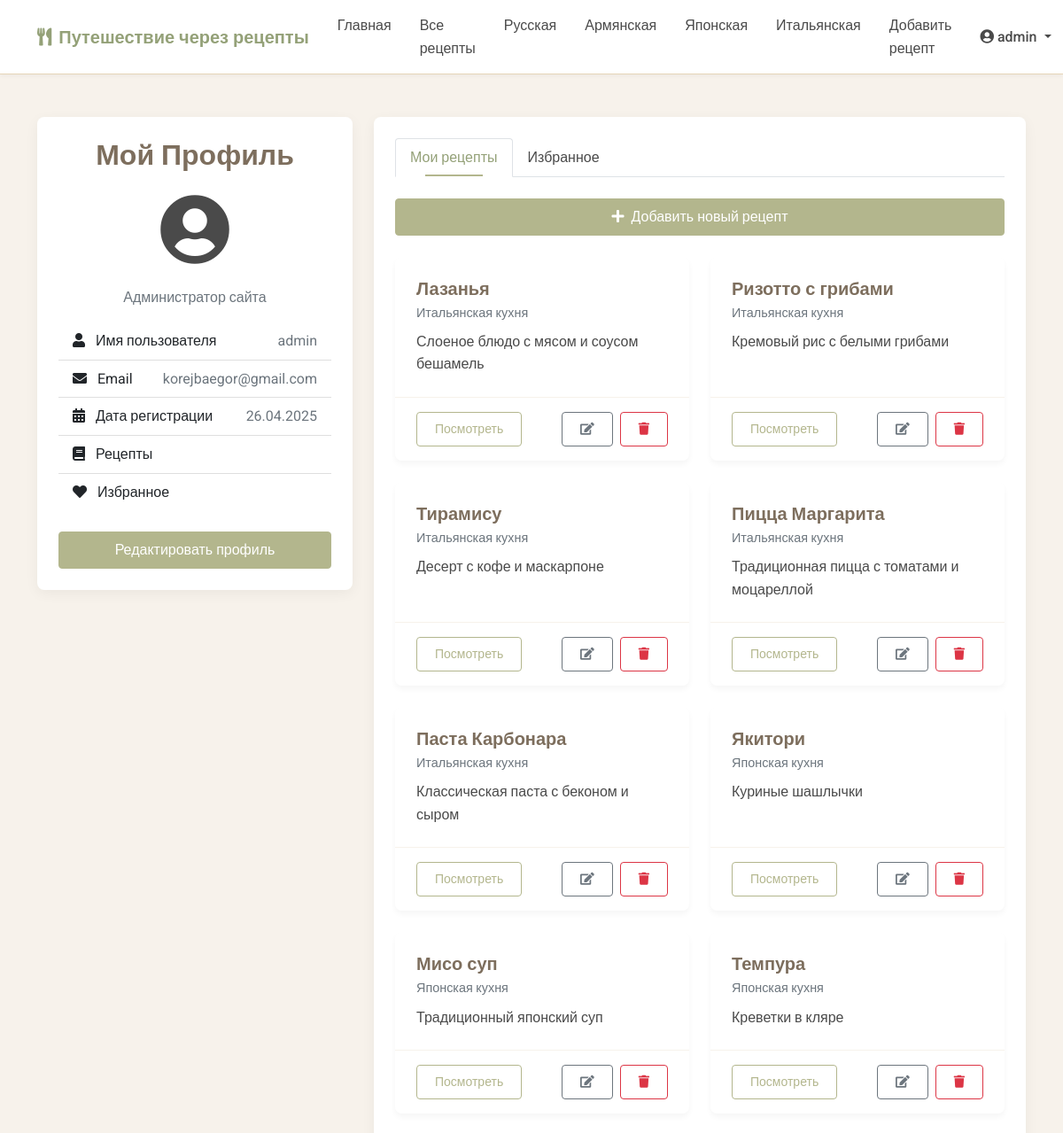
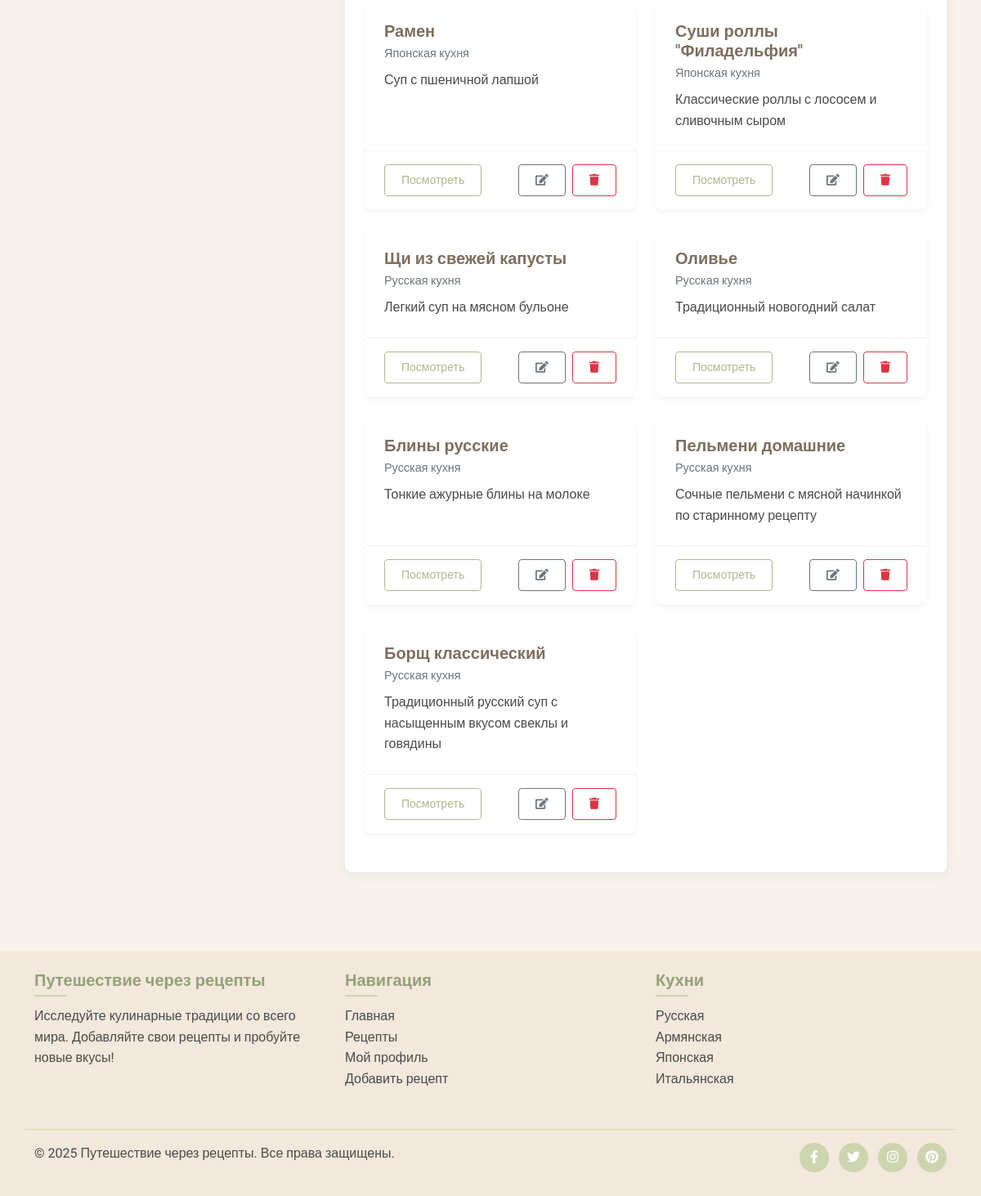
The app's page /profile (signed in) with its own data (2 pictures, top to bottom).
### models.py (models this page shows, shortened)
class Cuisine(db.Model):
    id = db.Column(db.Integer, primary_key=True)
    name = db.Column(db.String(64), unique=True, nullable=False)
    description = db.Column(db.Text)
    recipes = db.relationship('Recipe', backref='cuisine', lazy='dynamic')

class User(UserMixin, db.Model):
    id = db.Column(db.Integer, primary_key=True)
    username = db.Column(db.String(64), unique=True, nullable=False)
    email = db.Column(db.String(120), unique=True, nullable=False)
    password_hash = db.Column(db.String(256), nullable=False)
    is_admin = db.Column(db.Boolean, default=False)
    date_joined = db.Column(db.DateTime, default=datetime.utcnow)
    avatar = db.Column(db.String(256), default='default_avatar.png')  # URL или путь к аватарке пользователя
    bio = db.Column(db.Text, nullable=True)  # Биография пользователя
    recipes = db.relationship('Recipe', backref='author', lazy='dynamic', cascade='all, delete-orphan')
    favorites = db.relationship('Favorite', backref='user', lazy='dynamic', cascade='all, delete-orphan')
    comments = db.relationship('Comment', backref='author', lazy='dynamic', cascade='all, delete-orphan')
    ratings = db.relationship('Rating', backref='user', lazy='dynamic', cascade='all, delete-orphan')

class Recipe(db.Model):
    id = db.Column(db.Integer, primary_key=True)
    title = db.Column(db.String(128), nullable=False)
    description = db.Column(db.Text)
    ingredients = db.Column(db.Text, nullable=False)
    instructions = db.Column(db.Text, nullable=False)
    prep_time = db.Column(db.Integer)  # в минутах
    cook_time = db.Column(db.Integer)  # в минутах
    servings = db.Column(db.Integer)
    difficulty = db.Column(db.String(20))  # Легкий, Средний, Сложный
    created_at = db.Column(db.DateTime, default=datetime.utcnow)
    updated_at = db.Column(db.DateTime, default=datetime.utcnow, onupdate=datetime.utcnow)
    user_id = db.Column(db.Integer, db.ForeignKey('user.id'))
    cuisine_id = db.Column(db.Integer, db.ForeignKey('cuisine.id'))
    image_url = db.Column(db.String(1024))  # Добавляем поле для URL изображения
    favorites = db.relationship('Favorite', backref='recipe', lazy='dynamic', cascade='all, delete-orphan')
    comments = db.relationship('Comment', backref='recipe', lazy='dynamic', cascade='all, delete-orphan')
    ratings = db.relationship('Rating', backref='recipe', lazy='dynamic', cascade='all, delete-orphan')
    photos = db.relationship('RecipePhoto', backref='recipe', lazy='dynamic', cascade='all, delete-orphan')

### routes.py (the view, shortened to what this page needs)
@app.route('/profile', methods=['GET', 'POST'])
@login_required
def profile():
    form = ProfileForm(obj=current_user)
    user_recipes = Recipe.query.filter_by(user_id=current_user.id).order_by(Recipe.created_at.desc()).all()
    favorite_ids = [fav.recipe_id for fav in Favorite.query.filter_by(user_id=current_user.id).all()]
    favorite_recipes = Recipe.query.filter(Recipe.id.in_(favorite_ids)).all() if favorite_ids else []
    return render_template('profile.html', form=form, user_recipes=user_recipes, favorite_recipes=favorite_recipes)

### templates/profile.html (shortened to what this page needs)
{% extends 'base.html' %}
{% block content %}
<div class="container py-5">
    <div class="row">
        <div class="col-md-4 mb-4">
            <div class="card shadow-custom">
                <div class="card-body">
                    <h2 class="card-title text-center mb-4">Мой Профиль</h2>
                    <div class="text-center mb-4">
                        {% if current_user.avatar and current_user.avatar != 'default_avatar.png' %}
                            <img src="{{ current_user.avatar }}" alt="{{ current_user.username }}" class="rounded-circle mb-3" style="width: 120px; height: 120px; object-fit: cover;">
                        {% else %}
                            <i class="fas fa-user-circle fa-5x text-accent"></i>
                        {% endif %}
                    </div>
                    {% if current_user.bio %}
                        <div class="mb-3 text-center">
                            <p class="text-muted font-italic">{{ current_user.bio }}</p>
                        </div>
                    {% endif %}
                    <ul class="list-group list-group-flush mb-4">
                        <li class="list-group-item d-flex justify-content-between align-items-center">
                            <span><i class="fas fa-user me-2 text-accent"></i> Имя пользователя</span>
                            <span class="text-muted">{{ current_user.username }}</span>
                        </li>
                        <li class="list-group-item d-flex justify-content-between align-items-center">
                            <span><i class="fas fa-envelope me-2 text-accent"></i> Email</span>
                            <span class="text-muted">{{ current_user.email }}</span>
                        </li>
                        <li class="list-group-item d-flex justify-content-between align-items-center">
                            <span><i class="fas fa-calendar-alt me-2 text-accent"></i> Дата регистрации</span>
                            <span class="text-muted">{{ current_user.date_joined.strftime('%d.%m.%Y') }}</span>
                        </li>
                        <li class="list-group-item d-flex justify-content-between align-items-center">
                            <span><i class="fas fa-book me-2 text-accent"></i> Рецепты</span>
                            <span class="badge bg-accent rounded-pill">{{ user_recipes|length }}</span>
                        </li>
                        <li class="list-group-item d-flex justify-content-between align-items-center">
                            <span><i class="fas fa-heart me-2 text-accent"></i> Избранное</span>
                            <span class="badge bg-accent rounded-pill">{{ favorite_recipes|length }}</span>
                        </li>
                    </ul>
                    <button class="btn btn-primary w-100" data-bs-toggle="modal" data-bs-target="#editProfileModal">
                        Редактировать профиль
                    </button>
                </div>
            </div>
        </div>
        <div class="col-md-8">
            <div class="card shadow-custom">
                <div class="card-body">
                    <ul class="nav nav-tabs mb-4" id="profileTabs" role="tablist">
                        <li class="nav-item" role="presentation">
                            <button class="nav-link active" id="recipes-tab" data-bs-toggle="tab" data-bs-target="#recipes" type="button" role="tab" aria-controls="recipes" aria-selected="true">
                                Мои рецепты
                            </button>
                        </li>
                        <li class="nav-item" role="presentation">
                            <button class="nav-link" id="favorites-tab" data-bs-toggle="tab" data-bs-target="#favorites" type="button" role="tab" aria-controls="favorites" aria-selected="false">
                                Избранное
                            </button>
                        </li>
                    </ul>
                    <div class="tab-content" id="profileTabsContent">
                        <div class="tab-pane fade show active" id="recipes" role="tabpanel" aria-labelledby="recipes-tab">
                            {% if user_recipes %}
                                <div class="d-grid gap-3 mb-4">
                                    <a href="{{ url_for('add_recipe') }}" class="btn btn-primary">
                                        <i class="fas fa-plus me-2"></i>Добавить новый рецепт
                                    </a>
                                </div>
                                <div class="row">
                                    {% for recipe in user_recipes %}
                                        <div class="col-md-6 mb-4">
                                            <div class="card h-100">
                                                <div class="card-body">
                                                    <h5 class="card-title">{{ recipe.title }}</h5>
                                                    <p class="card-subtitle mb-2 text-muted">{{ recipe.cuisine.name }} кухня</p>
                                                    <p class="card-text">{{ recipe.description[:100] }}{% if recipe.description|length > 100 %}...{% endif %}</p>
                                                </div>
                                                <div class="card-footer bg-white">
                                                    <div class="d-flex justify-content-between align-items-center">
                                                        <a href="{{ url_for('recipe_detail', recipe_id=recipe.id) }}" class="btn btn-sm btn-outline-primary">Посмотреть</a>
                                                        <div>
                                                            <a href="{{ url_for('edit_recipe', recipe_id=recipe.id) }}" class="btn btn-sm btn-outline-secondary me-1">
                                                                <i class="fas fa-edit"></i>
                                                            </a>
                                                            <form action="{{ url_for('delete_recipe', recipe_id=recipe.id) }}" method="POST" class="d-inline" id="delete-recipe-form">
                                                                <button type="submit" class="btn btn-sm btn-outline-danger">
                                                                    <i class="fas fa-trash"></i>
                                                                </button>
                                                            </form>
                                                        </div>
                                                    </div>
                                                </div>
                                            </div>
                                        </div>
                                    {% endfor %}
                                </div>
                            {% endif %}
                        </div>
                    </div>
                </div>
            </div>
        </div>
    </div>
</div>
{% endblock %}

### templates/base.html (shortened to what this page needs)
<!DOCTYPE html>
<html lang="ru">
<head>
    <link href="https://cdn.jsdelivr.net/npm/bootstrap@5.1.3/dist/css/bootstrap.min.css" rel="stylesheet">
    <link rel="stylesheet" href="https://cdnjs.cloudflare.com/ajax/libs/font-awesome/5.15.4/css/all.min.css">
    <link rel="stylesheet" href="{{ url_for('static', filename='css/main.css') }}">
</head>
<body>
    <nav class="navbar navbar-expand-lg navbar-light sticky-top">
        <div class="container">
            <a class="navbar-brand" href="{{ url_for('index') }}">
                <i class="fas fa-utensils me-2"></i>Путешествие через рецепты
            </a>
            <div class="collapse navbar-collapse" id="navbarNav">
                <ul class="navbar-nav me-auto">
                    <li class="nav-item">
                        <a class="nav-link {% if request.path == url_for('index') %}active{% endif %}" href="{{ url_for('index') }}">Главная</a>
                    </li>
                    <li class="nav-item">
                        <a class="nav-link {% if request.path == url_for('recipes') %}active{% endif %}" href="{{ url_for('recipes') }}">Все рецепты</a>
                    </li>
                    {% for cuisine in g.all_cuisines %}
                    <li class="nav-item">
                        <a class="nav-link {% if request.path == url_for('cuisine_recipes', cuisine_id=cuisine.id) %}active{% endif %}" href="{{ url_for('cuisine_recipes', cuisine_id=cuisine.id) }}">{{ cuisine.name }}</a>
                    </li>
                    {% endfor %}
                    {% if current_user.is_authenticated %}
                        <li class="nav-item">
                            <a class="nav-link {% if request.path == url_for('add_recipe') %}active{% endif %}" href="{{ url_for('add_recipe') }}">Добавить рецепт</a>
                        </li>
                    {% endif %}
                </ul>
                <div class="navbar-nav">
                    {% if current_user.is_authenticated %}
                        <div class="nav-item dropdown">
                            <a class="nav-link dropdown-toggle" href="#" id="userDropdown" role="button" data-bs-toggle="dropdown" aria-expanded="false">
                                <i class="fas fa-user-circle me-1"></i>{{ current_user.username }}
                            </a>
                        </div>
                    {% else %}
                        <a class="nav-link" href="{{ url_for('login') }}">Вход</a>
                        <a class="nav-link" href="{{ url_for('register') }}">Регистрация</a>
                    {% endif %}
                </div>
            </div>
        </div>
    </nav>
    {% block content %}{% endblock %}
    <footer class="footer py-4 mt-5">
        <div class="container">
            <div class="row">
                <div class="col-md-4 mb-3">
                    <h5>Путешествие через рецепты</h5>
                    <p>Исследуйте кулинарные традиции со всего мира. Добавляйте свои рецепты и пробуйте новые вкусы!</p>
                </div>
                <div class="col-md-4 mb-3">
                    <h5>Навигация</h5>
                    <ul class="list-unstyled">
                        <li><a href="{{ url_for('index') }}">Главная</a></li>
                        <li><a href="{{ url_for('recipes') }}">Рецепты</a></li>
                        {% if current_user.is_authenticated %}
                            <li><a href="{{ url_for('profile') }}">Мой профиль</a></li>
                            <li><a href="{{ url_for('add_recipe') }}">Добавить рецепт</a></li>
                        {% else %}
                            <li><a href="{{ url_for('login') }}">Вход</a></li>
                            <li><a href="{{ url_for('register') }}">Регистрация</a></li>
                        {% endif %}
                    </ul>
                </div>
                <div class="col-md-4">
                    <h5>Кухни</h5>
                    <ul class="list-unstyled">
                        {% for cuisine in g.all_cuisines %}
                            <li><a href="{{ url_for('cuisine_recipes', cuisine_id=cuisine.id) }}">{{ cuisine.name }}</a></li>
                        {% endfor %}
                    </ul>
                </div>
            </div>
            <div class="row border-top pt-3 mt-3">
                <div class="col-md-6">
                    <p>&copy; 2025 Путешествие через рецепты. Все права защищены.</p>
                </div>
                <div class="col-md-6 text-md-end">
                    <ul class="list-inline mb-0">
                        <li class="list-inline-item"><a href="#"><i class="fab fa-facebook-f"></i></a></li>
                        <li class="list-inline-item"><a href="#"><i class="fab fa-twitter"></i></a></li>
                        <li class="list-inline-item"><a href="#"><i class="fab fa-instagram"></i></a></li>
                        <li class="list-inline-item"><a href="#"><i class="fab fa-pinterest"></i></a></li>
                    </ul>
                </div>
            </div>
        </div>
    </footer>
</body>
</html>

### records on screen
Cuisine: name "Русская"
Cuisine: name "Армянская"
Cuisine: name "Японская"
Cuisine: name "Итальянская"
User: username "admin", bio "Администратор сайта", email "korejbaegor@gmail.com", date_joined "26.04.2025"
Recipe: title "Лазанья", cuisine.name "Итальянская", description "Слоеное блюдо с мясом и соусом бешамель"
Recipe: title "Ризотто с грибами", cuisine.name "Итальянская", description "Кремовый рис с белыми грибами"
Recipe: title "Тирамису", cuisine.name "Итальянская", description "Десерт с кофе и маскарпоне"
Recipe: title "Пицца Маргарита", cuisine.name "Итальянская", description "Традиционная пицца с томатами и моцареллой"
Recipe: title "Паста Карбонара", cuisine.name "Итальянская", description "Классическая паста с беконом и сыром"
Recipe: title "Якитори", cuisine.name "Японская", description "Куриные шашлычки"
Recipe: title "Мисо суп", cuisine.name "Японская", description "Традиционный японский суп"
Recipe: title "Темпура", cuisine.name "Японская", description "Креветки в кляре"
Recipe: title "Рамен", cuisine.name "Японская", description "Суп с пшеничной лапшой"
Recipe: title "Суши роллы \"Филадельфия\"", cuisine.name "Японская", description "Классические роллы с лососем и сливочным сыром"
Recipe: title "Щи из свежей капусты", cuisine.name "Русская", description "Легкий суп на мясном бульоне"
Recipe: title "Оливье", cuisine.name "Русская", description "Традиционный новогодний салат"
Recipe: title "Блины русские", cuisine.name "Русская", description "Тонкие ажурные блины на молоке"
Recipe: title "Пельмени домашние", cuisine.name "Русская", description "Сочные пельмени с мясной начинкой по старинному рецепту"
Recipe: title "Борщ классический", cuisine.name "Русская", description "Традиционный русский суп с насыщенным вкусом свеклы и говядины"
